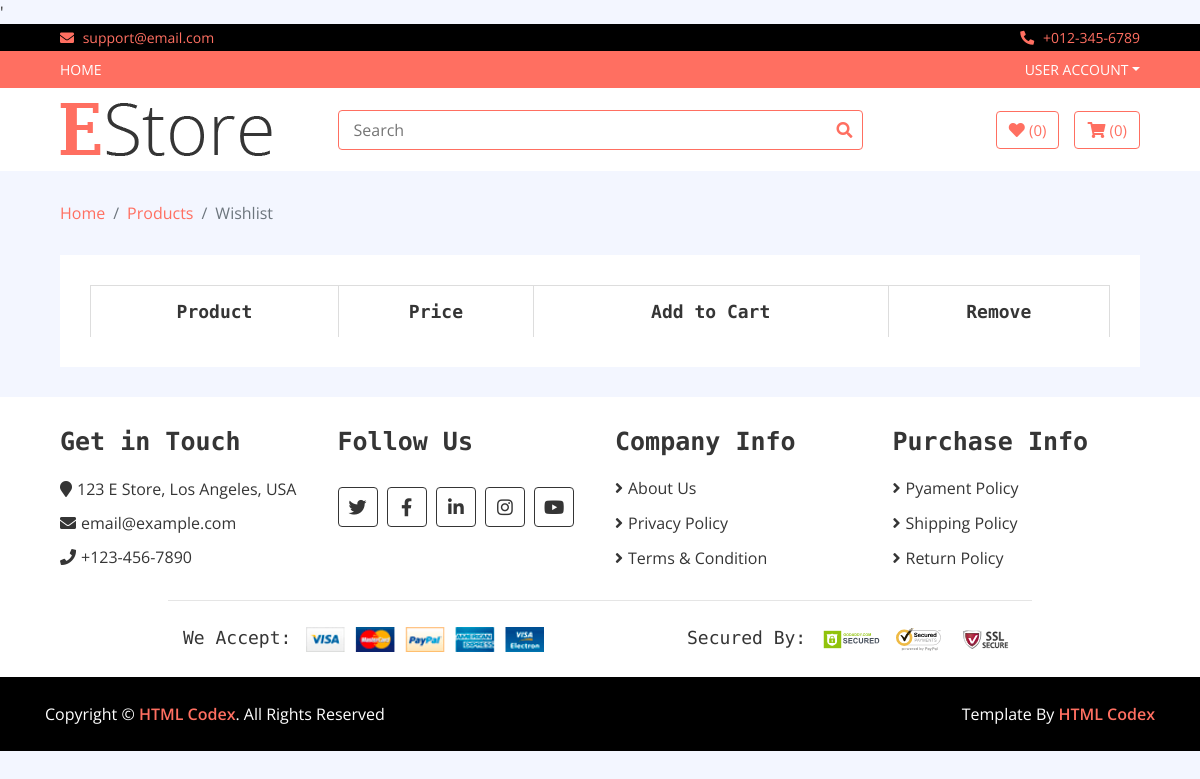
The page /wishlist on the database as committed earlier.
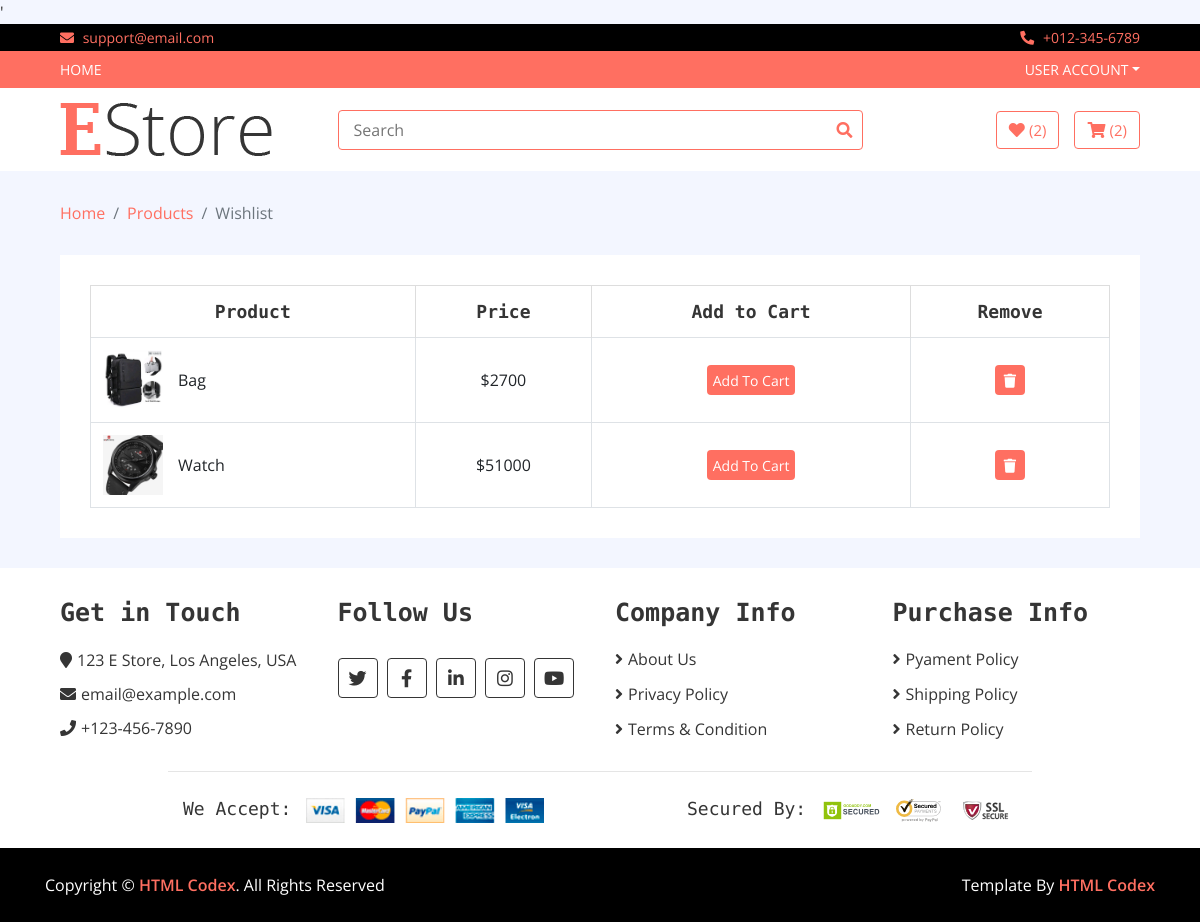
The same page on the database as committed later.
### home/models.py (models this page shows, shortened)
class Wishlist(models.Model):
    username = models.CharField(max_length=300)
    slug = models.CharField(max_length= 300)
    date = models.DateTimeField(auto_now_add = True)
    items = models.ForeignKey(Product, on_delete= models.CASCADE)

class Product(models.Model):
    name = models.CharField(max_length = 300)
    price = models.IntegerField()
    discounted_price = models.IntegerField()
    image = models.ImageField(upload_to = 'media')
    description = RichTextField()
    specification = RichTextField()
    category = models.ForeignKey(Category, on_delete = models.CASCADE)
    subcategory = models.ForeignKey(SubCategory, on_delete = models.CASCADE)
    brand = models.ForeignKey(Brand, on_delete = models.CASCADE)
    slug = models.CharField(max_length = 500, unique = True)
    status = models.CharField(choices= STATUS, max_length= 50)
    labels = models.CharField(choices = LABELS, max_length = 50)

### home/views.py (the view)
# urls.py: path('wishlist', WishlistView.as_view(), name='wishlist'),
class WishlistView(BaseView):
    def get(self, request):
        self.views["wish_counts"] = counts_wishlist(request)
        self.views["cart_counts"] = count_cart(request)
        username = request.user.username
        self.views['wish_view'] = Wishlist.objects.filter(username = username )
        return render(request, 'wishlist.html', self.views)

### home/views.py (called while the page is built)
def count_cart(request):
    username = request.user.username
    cart_count = Cart.objects.filter(checkout = False, username = username).count()
    return cart_count

def counts_wishlist(request):
    username = request.user.username
    wish_count = Wishlist.objects.filter(username = username).count()
    return wish_count

### templates/wishlist.html
{% extends 'base.html' %}
{% load static %}
{% block content %}
        <div class="breadcrumb-wrap">
            <div class="container-fluid">
                <ul class="breadcrumb">
                    <li class="breadcrumb-item"><a href="/">Home</a></li>
                    <li class="breadcrumb-item"><a href="#">Products</a></li>
                    <li class="breadcrumb-item active">Wishlist</li>
                </ul>
            </div>
        </div>
        <div class="wishlist-page">
            <div class="container-fluid">
                <div class="wishlist-page-inner">
                    <div class="row">
                        <div class="col-md-12">
                            <div class="table-responsive">
                                <table class="table table-bordered">
                                    <thead class="thead-dark">
                                        <tr>
                                            <th>Product</th>
                                            <th>Price</th>
                                            <th>Add to Cart</th>
                                            <th>Remove</th>
                                        </tr>
                                    </thead>
                                    <tbody class="align-middle">
                                    {% for wish in wish_view %}
                                        <tr>
                                            <td>
                                                <div class="img">
                                                    <a href="#"><img src="{{wish.items.image.url}}" alt="Image"></a>
                                                    <p>{{wish.items.name}}</p>
                                                </div>
                                            </td>
                                            <td>${{wish.items.discounted_price}}</td>
                                            <td><a href = "/add_to_cart/{{wish.slug}}"><button class="btn-cart">Add To Cart</button></a></td>
                                            <td><a href ="/delete_wishlist/{{wish.slug}}"><button><i class="fa fa-trash"></i></button></a></td>
                                        </tr>
                                    {% endfor %}
                                    </tbody>
                                </table>
                            </div>
                        </div>
                    </div>
                </div>
            </div>
        </div>
{% endblock %}

Rows that differ between the two databases and show on the page:
added Wishlist: items.image (picture), items.name "Bag", items.discounted_price "2700"
added Wishlist: items.image (picture), items.name "Watch", items.discounted_price "51000"
Other text that changed with them:
{{ wish_counts }}: "0" → "2"
{{ cart_counts }}: "0" → "2"
